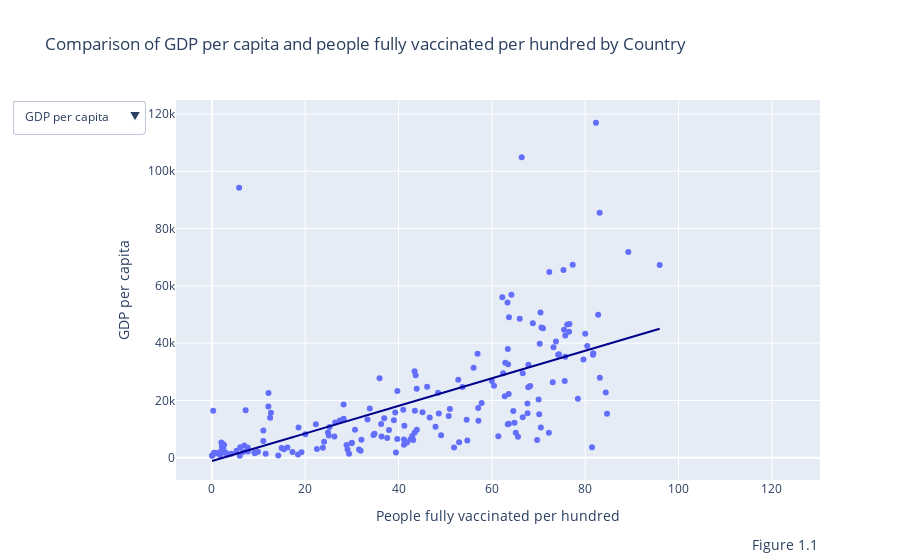

Notebook code for this chart:
### Markdown cell above
### Perspective 1:
**Countries with higher GDP and higher vaccination rates have managed the COVID-19 pandemic more effectively, resulting in lower mortality rates and better health outcomes despite high case numbers**

#### Argument 1:
**Higher GDP per capita allows for better health care systems and therefore better access to vaccines, resulting in a lower mortality rate**

To see whether vaccines have had an influence on a lower mortality rate, we plotted GDP per capita against the amount of people vaccinated per hundred. We also plotted excess mortality per million inhabitants against people vaccinated per hundred. Comparing these two graphs should give us insights on the effect of the vaccines and whether countries with a higher GDP per capita truly had better access to these vaccines. 

We have taken the vaccination rates for 2021 because the widespread distribution of COVID-19 vaccines started in 2021 (Rijksoverheid, 2020).

To measure the impact of the pandemic in terms of deaths, we have taken the excess mortality. This data compares the number of deaths during the COVID-19 pandemic compared to the deaths we would have expected, had the pandemic not occurred. This is estimated using a regression model that uses mortality rate data from 2015-2019. The model accounts for seasonal variation and year-to-year trends in mortality.

The advantage of using excess mortality instead of the registered COVID-19 deaths is that in addition to confirmed COVID-19 deaths it also captures the deaths that were not correctly diagnosed and reported. This means it accounts for countries with weak health systems and less robust data collection.

### Code cell
import pandas as pd
import plotly.express as px
import plotly.graph_objects as go

# Load the data
df = pd.read_csv('owid-covid-data.csv')

# Convert the date column to datetime
df['date'] = pd.to_datetime(df['date'])

# Filter the data for the year 2021
df_2021 = df[df['date'].dt.year == 2021].copy()

# Function to fill NaN values with the last available non-NaN value per country
def fill_last_available(df, col):
    df[col] = df.groupby('location')[col].ffill()
    return df

# Fill NaN values for the relevant columns
df_2021 = fill_last_available(df_2021, 'excess_mortality_cumulative_per_million')
df_2021 = fill_last_available(df_2021, 'people_fully_vaccinated_per_hundred')

# Extract the last available data for each country in 2021
df_last_2021 = df_2021.groupby('location').last().reset_index()

# Ensure 'gdp_per_capita' and 'people_fully_vaccinated_per_hundred' are filled for merging
df_last_2021 = fill_last_available(df_last_2021, 'gdp_per_capita')

# Create the scatter plot for GDP vs vaccination
fig_gdp = px.scatter(
    df_last_2021,
    x="people_fully_vaccinated_per_hundred",
    y="gdp_per_capita",
    hover_name="location",
    trendline="ols",
    trendline_color_override='darkblue',
    title="Comparison of GDP per capita and people fully vaccinated per hundred by Country",
    labels={
        "gdp_per_capita": "GDP per capita",
        "people_fully_vaccinated_per_hundred": "People fully vaccinated per hundred"
    }
)

# Create the scatter plot for excess mortality vs vaccination
fig_mortality = px.scatter(
    df_last_2021,
    x="people_fully_vaccinated_per_hundred",
    y="excess_mortality_cumulative_per_million",
    hover_name="location",
    trendline="ols",
    trendline_color_override='darkblue',
    title="Comparison of excess mortality per million and people vaccinated per hundred by country",
    labels={
        "excess_mortality_cumulative_per_million": "Excess mortality per million",
        "people_fully_vaccinated_per_hundred": "People fully vaccinated per hundred"
    },
)

# Create a figure with subplots
fig = go.Figure()

# Add GDP traces, initially visible
for trace in fig_gdp.data:
    fig.add_trace(trace)
    fig.data[-1].visible = True

# Add mortality traces, initially invisible
for trace in fig_mortality.data:
    fig.add_trace(trace)
    fig.data[-1].visible = False

# Set initial title and axis labels
fig.update_layout(
    title="Comparison of GDP per capita and people fully vaccinated per hundred by Country",
    xaxis_title="People fully vaccinated per hundred",
    yaxis_title="GDP per capita"
)

# Update layout to add dropdown menu
fig.update_layout(
    updatemenus=[
        dict(
            buttons=list([
                dict(
                    args=[
                        {"visible": [True] * len(fig_gdp.data) + [False] * len(fig_mortality.data)},
                        {"title.text": "Comparison of GDP per capita and people fully vaccinated per hundred by Country",
                         "xaxis.title.text": "People fully vaccinated per hundred",
                         "yaxis.title.text": "GDP per capita"}
                    ],
                    label="GDP per capita",
                    method="update"
                ),
                dict(
                    args=[
                        {"visible": [False] * len(fig_gdp.data) + [True] * len(fig_mortality.data)},
                        {"title.text": "Comparison of excess mortality per million and people vaccinated per hundred by country",
                         "xaxis.title.text": "People fully vaccinated per hundred",
                         "yaxis.title.text": "Excess mortality per million"}
                    ],
                    label="Excess mortality",
                    method="update"
                )
            ]),
            direction="down",
            showactive=True
        )
    ]
)

# Add annotation
fig.add_annotation(text="Figure 1.1", xref="paper", yref="paper", x=1, y=-0.2, showarrow=False, align="center", font=dict(size=14))

# Show the figure
fig.show()

### Figure 1 — Plotly figure (JSON) as saved in the notebook; plotly's stock layout.template omitted (floating-point values rounded to 4 significant figures; data arrays with more than 128 entries replaced by an {"elided": "..."} marker saying what was removed)
{"data": [{"hovertemplate": "<b>%{hovertext}</b><br><br>People fully vaccinated per hundred=%{x}<br>GDP per capita=%{y}<extra></extra>", "hovertext": {"elided": "254 str values"}, "legendgroup": "", "marker": {"color": "#636efa", "symbol": "circle"}, "mode": "markers", "name": "", "orientation": "v", "showlegend": false, "type": "scatter", "visible": true, "x": {"elided": "254 float values"}, "xaxis": "x", "y": {"elided": "254 float values"}, "yaxis": "y"}, {"hovertemplate": "<b>OLS trendline</b><br>gdp_per_capita = 480.998 * people_fully_vaccinated_per_hundred + -1158.38<br>R<sup>2</sup>=0.400222<br><br>People fully vaccinated per hundred=%{x}<br>GDP per capita=%{y} <b>(trend)</b><extra></extra>", "legendgroup": "", "line": {"color": "darkblue"}, "marker": {"color": "#636efa", "symbol": "circle"}, "mode": "lines", "name": "", "showlegend": false, "type": "scatter", "visible": true, "x": {"elided": "189 float values"}, "xaxis": "x", "y": {"elided": "189 float values"}, "yaxis": "y"}, {"hovertemplate": "<b>%{hovertext}</b><br><br>People fully vaccinated per hundred=%{x}<br>Excess mortality per million=%{y}<extra></extra>", "hovertext": {"elided": "254 str values"}, "legendgroup": "", "marker": {"color": "#636efa", "symbol": "circle"}, "mode": "markers", "name": "", "orientation": "v", "showlegend": false, "type": "scatter", "visible": false, "x": {"elided": "254 float values"}, "xaxis": "x", "y": {"elided": "254 float values"}, "yaxis": "y"}, {"hovertemplate": "<b>OLS trendline</b><br>excess_mortality_cumulative_per_million = -40.1445 * people_fully_vaccinated_per_hundred + 4596.57<br>R<sup>2</sup>=0.170592<br><br>People fully vaccinated per hundred=%{x}<br>Excess mortality per million=%{y} <b>(trend)</b><extra></extra>", "legendgroup": "", "line": {"color": "darkblue"}, "marker": {"color": "#636efa", "symbol": "circle"}, "mode": "lines", "name": "", "showlegend": false, "type": "scatter", "visible": false, "x": [5.85, 11.05, 14.95, 18.58, 20.05, 22.29, 24.89, 25.24, 26.27, 26.44, 28.24, 28.87, 29.09, 30.01, 30.68, 32.06, 33.36, 33.86, 34.65, 34.86, 35.94, 36.28, 36.93, 37.58, 39.01, 39.76, 41.82, 42.94, 43.15, 43.44, 43.48, 43.51, 43.9, 43.92, 45.15, 46.14, 46.68, 47.93, 48.47, 49.13, 50.76, 51.01, 51.94, 52.8, 53.73, 54.6, 56.09, 57.08, 57.81, 59.74, 60.01, 60.47, 62.25, 62.42, 62.77, 62.89, 63.36, 63.42, 63.48, 63.61, 63.66, 64.19, 64.37, 64.6, 64.86, 65.13, 65.97, 66.4, 66.62, 66.62, 67.36, 67.63, 67.63, 67.66, 67.8, 67.84, 68.22, 68.78, 70.02, 70.15, 70.26, 70.34, 70.42, 70.5, 70.64, 70.96, 72.22, 72.31, 73.05, 73.21, 73.73, 74.21, 74.37, 75.35, 75.47, 75.62, 75.73, 75.75, 76.14, 76.55, 76.63, 77.33, 78.43, 79.63, 80.44, 81.67, 81.73, 82.31, 83.1, 83.15, 84.41, 86.27, 89.24, 95.96, 122.6], "xaxis": "x", "y": [4362.0, 4153.0, 3996.0, 3851.0, 3792.0, 3702.0, 3597.0, 3583.0, 3542.0, 3535.0, 3463.0, 3438.0, 3429.0, 3392.0, 3365.0, 3310.0, 3257.0, 3237.0, 3206.0, 3197.0, 3154.0, 3140.0, 3114.0, 3088.0, 3031.0, 3000.0, 2918.0, 2873.0, 2864.0, 2853.0, 2851.0, 2850.0, 2834.0, 2833.0, 2784.0, 2744.0, 2723.0, 2672.0, 2651.0, 2624.0, 2559.0, 2549.0, 2511.0, 2477.0, 2440.0, 2405.0, 2345.0, 2305.0, 2276.0, 2198.0, 2187.0, 2169.0, 2098.0, 2091.0, 2077.0, 2072.0, 2053.0, 2051.0, 2048.0, 2043.0, 2041.0, 2020.0, 2012.0, 2003.0, 1993.0, 1982.0, 1948.0, 1931.0, 1922.0, 1922.0, 1892.0, 1882.0, 1882.0, 1880.0, 1875.0, 1873.0, 1858.0, 1835.0, 1786.0, 1780.0, 1776.0, 1773.0, 1770.0, 1766.0, 1761.0, 1748.0, 1697.0, 1694.0, 1664.0, 1658.0, 1637.0, 1617.0, 1611.0, 1572.0, 1567.0, 1561.0, 1556.0, 1556.0, 1540.0, 1524.0, 1520.0, 1492.0, 1448.0, 1400.0, 1367.0, 1318.0, 1316.0, 1292.0, 1261.0, 1259.0, 1208.0, 1133.0, 1014.0, 744.3, -325.5], "yaxis": "y"}], "layout": {"annotations": [{"align": "center", "font": {"size": 14}, "showarrow": false, "text": "Figure 1.1", "x": 1, "xref": "paper", "y": -0.2, "yref": "paper"}], "title": {"text": "Comparison of GDP per capita and people fully vaccinated per hundred by Country"}, "updatemenus": [{"buttons": [{"args": [{"visible": [true, true, false, false]}, {"title.text": "Comparison of GDP per capita and people fully vaccinated per hundred by Country", "xaxis.title.text": "People fully vaccinated per hundred", "yaxis.title.text": "GDP per capita"}], "label": "GDP per capita", "method": "update"}, {"args": [{"visible": [false, false, true, true]}, {"title.text": "Comparison of excess mortality per million and people vaccinated per hundred by country", "xaxis.title.text": "People fully vaccinated per hundred", "yaxis.title.text": "Excess mortality per million"}], "label": "Excess mortality", "method": "update"}], "direction": "down", "showactive": true}], "xaxis": {"title": {"text": "People fully vaccinated per hundred"}}, "yaxis": {"title": {"text": "GDP per capita"}}}}
